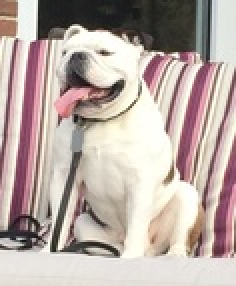
#> input picture Applications/flubba.zoom.JPG, 118 x 143 px, shrunk from 397 x 481 before the run, found by its file name (shown 2 times larger)
$ python test_feature_detection.py
#> lines starting #> are read from the running program, lines starting #| are printed output that depends on the picture; after the words box and inside, x2 and y2 are one past the last pixel; in counts of white or black regions, pixels touching at a corner belong together
"""
Testing various 2D convolution methods
Important: Remember to use the correct RGB BGR ordering!
"""
import numpy as np
import cv2 as cv
import matplotlib.pyplot as plt

def main():
    """ main function """

    img1 = cv.imread('flubba.zoom.jpg' )
#> img1 is the input picture: shape (143, 118, 3); mean B, G, R 165.4, 171.4, 186
    img2 = cv.imread('flubba.background.jpg' )
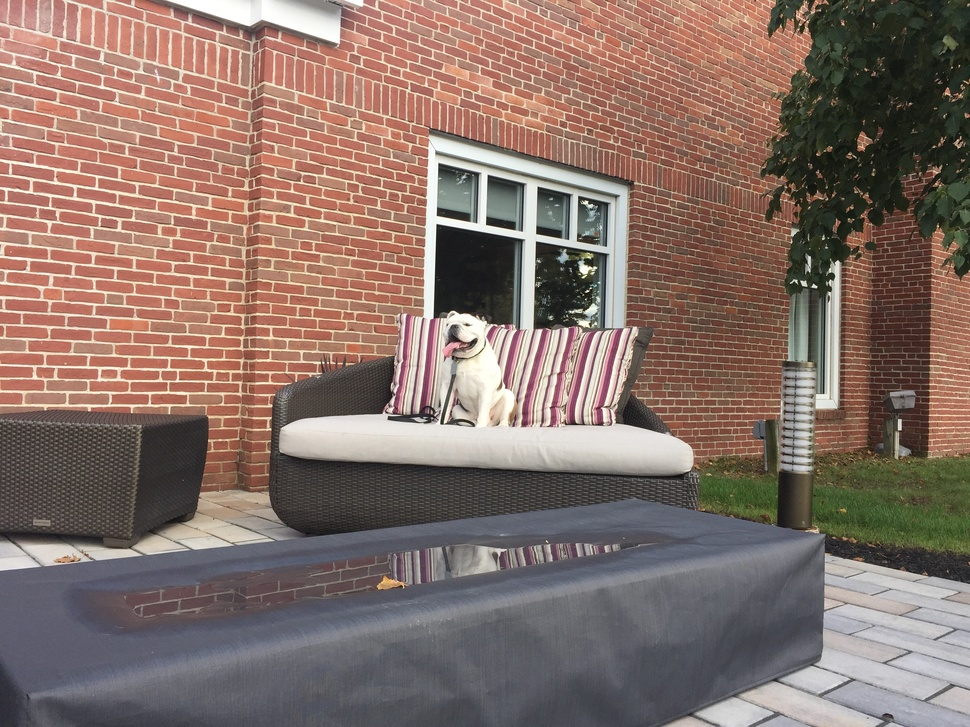
#> input picture Applications/flubba.background.jpg, 970 x 727 px, shrunk from 3264 x 2448 before the run
#> img2 is the input picture: shape (727, 970, 3); mean B, G, R 104.7, 113, 134.8
    # img_gray = cv.cvtColor(img_left, cv.COLOR_BGR2GRAY)

    MIN_MATCH_COUNT = 10

    sift = cv.xfeatures2d.SIFT_create()
    kp1, des1 = sift.detectAndCompute(img1, None)
#> kp1 = 103 keypoints; strongest (x, y, size): (27, 124, 2.5), (52, 26, 2.3), (59, 43, 4.3), (88, 27, 1.9)
    kp2, des2 = sift.detectAndCompute(img2, None)
#> kp2 = 4958 keypoints; strongest (x, y, size): (814, 286, 2.9), (584, 269, 7), (804, 283, 3.8), (442, 423, 2.5)

    FLANN_INDEX_KDTREE = 1
    index_params = dict(algorithm = FLANN_INDEX_KDTREE, trees = 5)
    search_params = dict(checks = 50)
    flann = cv.FlannBasedMatcher(index_params, search_params)
    matches = flann.knnMatch(des1,des2,k=2)
#> matches = 103 matches
    # store all the good matches as per Lowe's ratio test.
    good = []
    for m,n in matches:
        if m.distance < 0.7*n.distance:
            good.append(m)
#> this loop made 103 passes
#> after the loop, good = 67 matches

    if len(good)>MIN_MATCH_COUNT:
        src_pts = np.float32([ kp1[m.queryIdx].pt for m in good ]).reshape(-1,1,2)
#> src_pts = 67 rows, first 8: [5.95, 115.8], [8.13, 108.6], [10.57, 116.7], [12.16, 112.7], [13.01, 126.4], [13.52, 122.8], [16.96, 24.05], [21.75, 105.6]
        dst_pts = np.float32([ kp2[m.trainIdx].pt for m in good ]).reshape(-1,1,2)
#> dst_pts = 67 rows, first 8: [421.3, 414.1], [423.2, 407], [426, 414.9], [427.3, 411], [428.2, 424.8], [428.7, 421.1], [432.1, 322.4], [436.9, 404]
        M, mask = cv.findHomography(src_pts, dst_pts, cv.RANSAC,5.0)
#> M = [[0.998, 0.00428, 415.1], [-0.00142, 1, 298.5], [-3.87e-06, 7.66e-06, 1]]; mask = 67 values from 1 to 1
        matchesMask = mask.ravel().tolist()
#> matchesMask = 67 values from 1 to 1
        h,w,d = img1.shape
#> h = 143; w = 118; d = 3
        pts = np.float32([ [0,0],[0,h-1],[w-1,h-1],[w-1,0] ]).reshape(-1,1,2)
#> pts = [[0, 0], [0, 142], [117, 142], [117, 0]]
        dst = cv.perspectiveTransform(pts,M)
#> dst = [[415.1, 298.5], [415.3, 440.3], [532.1, 440.3], [532.1, 298.4]]
        img2 = cv.polylines(img2,[np.int32(dst)],True,255,3, cv.LINE_AA)
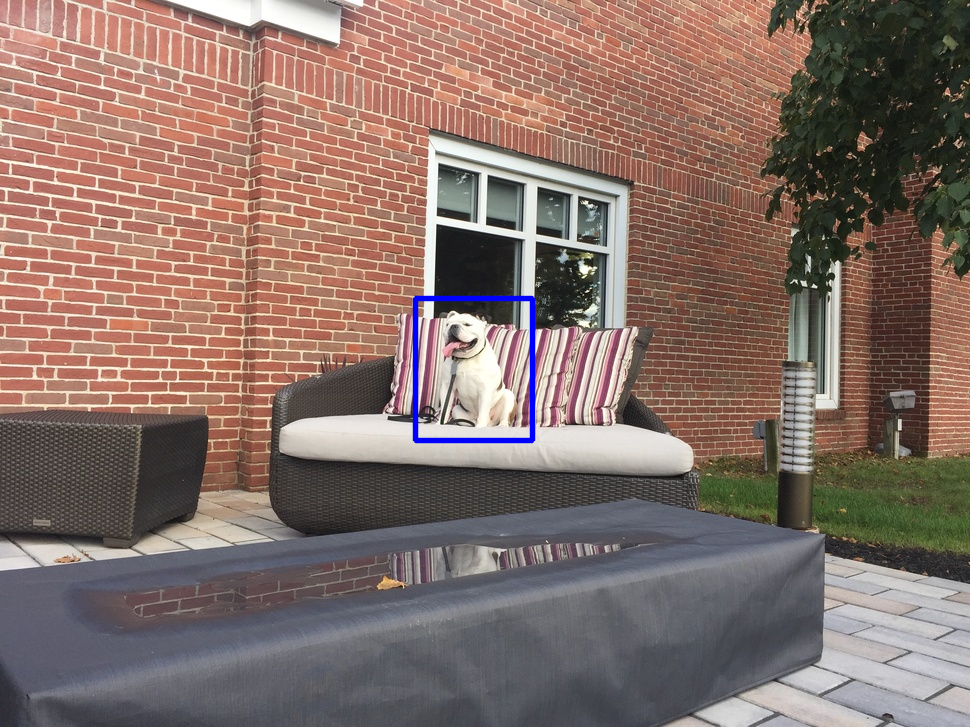
#> img2: shape (727, 970, 3); 0.51% of pixels changed, all inside (x1, y1, x2, y2) = (412, 295, 536, 444)
    else:
        print( "Not enough matches are found - {}/{}".format(len(good), MIN_MATCH_COUNT) )
        matchesMask = None

    draw_params = dict(matchColor = (0,255,0), # draw matches in green color
                   singlePointColor = None,
                   matchesMask = matchesMask, # draw only inliers
                   flags = 2)
#> draw_params = 4 items
    img3 = cv.drawMatches(img1,kp1,img2,kp2,good,None,**draw_params)
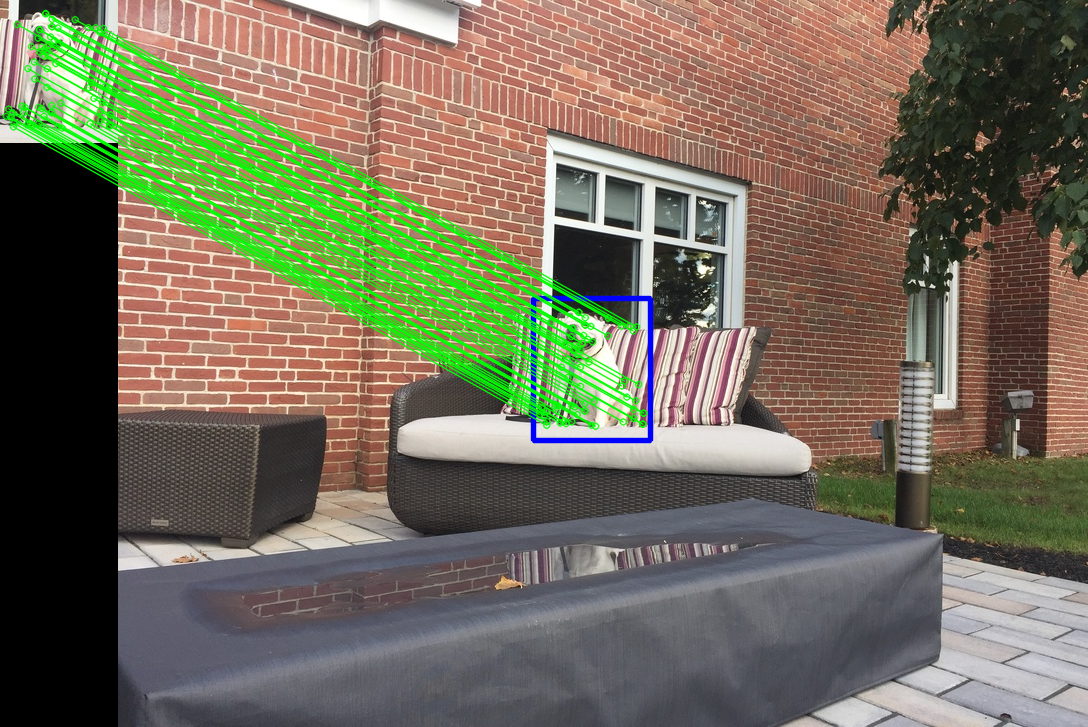
#> img3: shape (727, 1088, 3); mean B, G, R 90.9, 109.7, 114.4
    # plt.imshow(img3, 'gray'),plt.show()
    cv.imwrite('flubba.matches.jpg', img3)

    # [30 lines of commented-out code are left out]

main()
